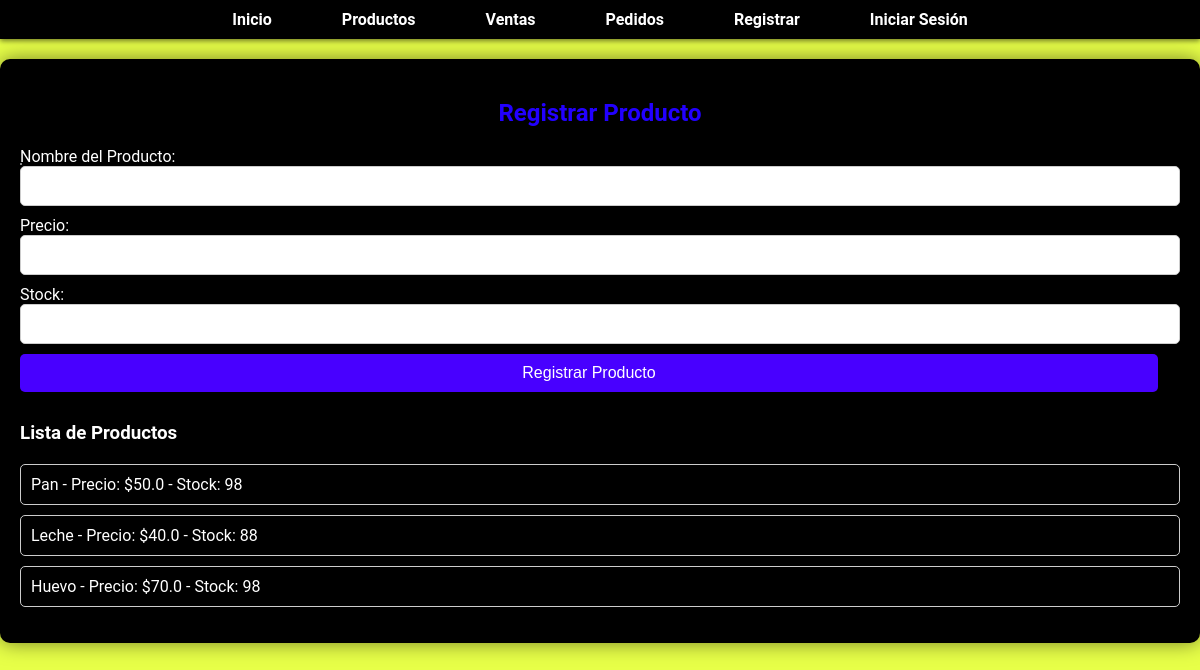
The page /productos on the database its author committed.
### tables this page shows
CREATE TABLE productos (
                id INTEGER PRIMARY KEY AUTOINCREMENT,
                nombre TEXT NOT NULL UNIQUE,
                precio REAL NOT NULL,
                stock INTEGER NOT NULL
            );

### app.py (the view, shortened to what this page needs)
@app.route('/productos', methods=['GET', 'POST'])
def productos():
    with sqlite3.connect('your_database.db') as conn:
        cursor = conn.cursor()
        cursor.execute("SELECT * FROM productos")
        productos = cursor.fetchall()
    return render_template('productos.html', productos=productos)

### templates/productos.html (shortened to what this page needs)
{% extends 'layout.html' %}
{% block extra_css %}
<link rel="stylesheet" href="{{ url_for('static', filename='css/productos.css') }}">
{% endblock %}
{% block content %}
<h2>Registrar Producto</h2>
<form action="{{ url_for('productos') }}" method="POST" autocomplete="off">
    <label for="nombre">Nombre del Producto:</label>
    <input type="text" id="nombre" name="nombre" onkeyup="sugerirProductos()" required>
    <ul id="sugerencias"></ul>
    <label for="precio">Precio:</label>
    <input type="number" id="precio" name="precio" step="0.01" required>
    <label for="stock">Stock:</label>
    <input type="number" id="stock" name="stock" required>
    <button type="submit">Registrar Producto</button>
</form>
<h3>Lista de Productos</h3>
<ul id="lista-productos">
    {% for producto in productos %}
    <li>
        {{ producto[1] }} - Precio: ${{ producto[2] }} - Stock: {{ producto[3] }}
    </li>
    {% endfor %}
</ul>
{% endblock %}

### static/css/general.css (style rules this page uses)
body { font-family: 'Roboto', sans-serif; margin: 0; padding: 0; background-color: #e7ff48; color: #ffffff; }
h1, h2 { color: #1500ff; text-align: center; }
form { display: flex; flex-direction: column; margin-bottom: 20px; }
input, button, select { margin-bottom: 10px; padding: 10px; font-size: 16px; border-radius: 5px; border: 1px solid #ccc; width: calc(100% - 22px); transition: border-color 0.3s ease; }
button { background-color: #4800ff; color: white; border: none; border-radius: 5px; padding: 10px 15px; font-size: 16px; cursor: pointer; transition: background-color 0.3s ease, transform 0.3s ease; }
ul { list-style: none; padding: 0; }

### static/css/productos.css (style rules this page uses)
h2 { color: #2200ff; }
form { display: flex; flex-direction: column; align-items: flex-start; }
form input, form button, form select { margin-bottom: 10px; }
#sugerencias { border: 1px solid #ccc; border-radius: 5px; max-width: 500px; position: absolute; background-color: white; z-index: 1000; }
ul#lista-productos { margin-top: 20px; }
ul#lista-productos li { padding: 10px; border: 1px solid #ccc; border-radius: 5px; margin-bottom: 10px; display: flex; justify-content: space-between; }

### rows shown on the page
productos: nombre "Pan", precio "50.0", stock "98"
productos: nombre "Leche", precio "40.0", stock "88"
productos: nombre "Huevo", precio "70.0", stock "98"
